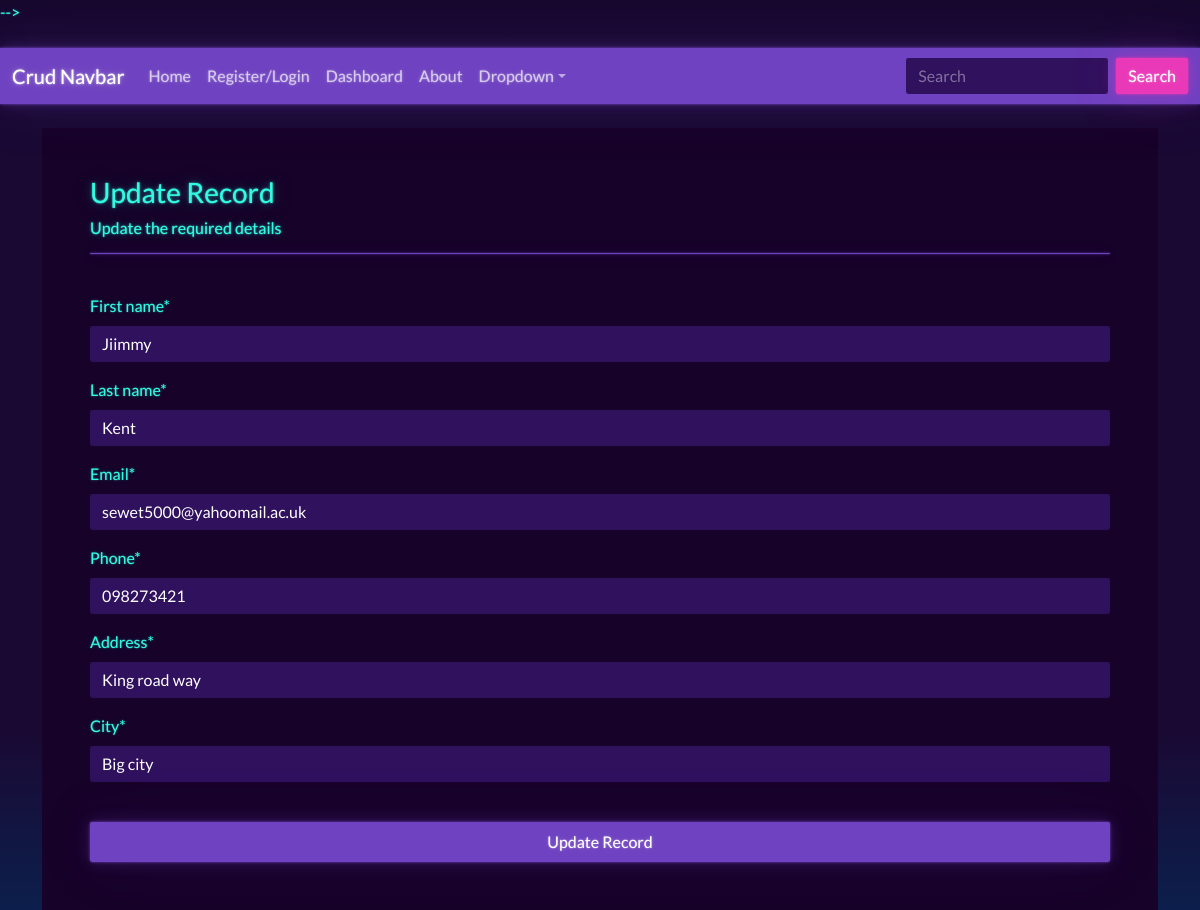
The page /update-record/3 (signed in) on the database its author committed.
### website/models.py (models this page shows, shortened)
class Record(models.Model):
    creation_data = models.DateTimeField(auto_now_add = True)
    first_name = models.CharField(max_length = 100, default="")
    last_name = models.CharField(max_length = 100)
    email = models.CharField(max_length = 255)
    phone = models.CharField(max_length = 20)
    address = models.CharField(max_length = 255)
    city = models.CharField(max_length = 255)
    creation_data = models.DateTimeField(auto_now_add=True)

### website/views.py (the view)
# urls.py: path('update-record/<int:pk>',views.update_record, name="update-record"),
@login_required(login_url="login")
def update_record(request, pk):
    record = get_object_or_404(Record, id=pk)
    update_form = CreateRecordForm(instance=record)
    if request.method == "POST":
        update_form = CreateRecordForm(request.POST, instance=record)
        if update_form.is_valid():
            update_form.save()
            return redirect('dashboard')
    return render(request,"pages/update_record.html",{"update_form":update_form})

### website/forms.py
class CreateRecordForm(forms.ModelForm):
    class Meta:
        model = Record
        fields = ['first_name', 'last_name','email','phone','address','city']

### website/templates/pages/update_record.html (shortened to what this page needs)
{% extends 'pages/base.html' %}
{% load crispy_forms_tags %}
{% block content %}
<br>
<div class="container bg-dark p-5 form-layout">
    <h3> Update Record</h3>
    <h6> Update the required details </h6>
    <hr>
    <br>
    <form method="POST" autocomplete="off">
        {{update_form|crispy}}
        <br>
        <button type = "submit" class="btn btn-primary w-100 btn-block p-2 ">
           Update Record
        </button>
    </form>
</div>
{% endblock %}

### static/css/style.css (style rules this page uses)
body { background-color:rgb(63, 197, 6); }

### rows shown on the page
Record: first_name "Jiimmy", last_name "Kent", email "sewet5000@yahoomail.ac.uk", phone "098273421", address "King road way", city "Big city"
